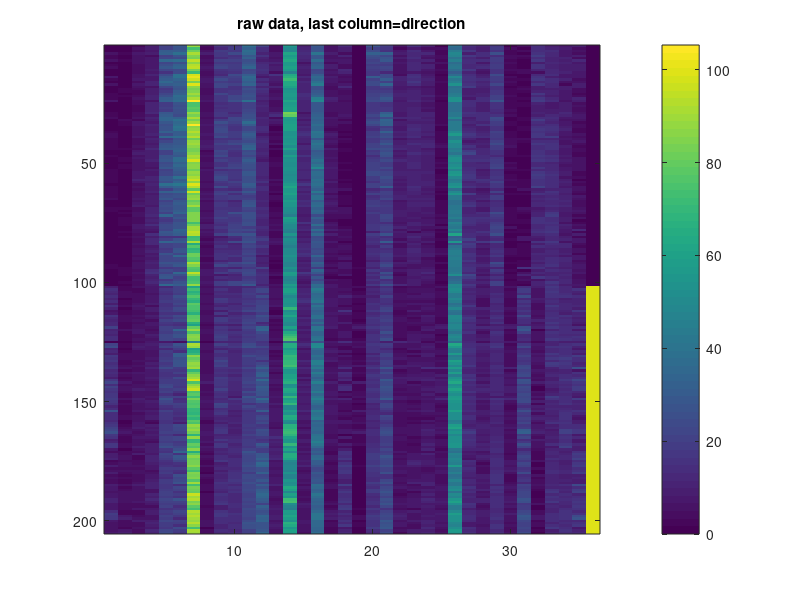

Recreate this plot in MATLAB.
%% real neurons
% This is a dataset from a monkey moving in a real experiment done to test
% decoding. Thanks to Lee  Miller and Jim Rebesco
close;
clear all;
load datasetReal;

%%
imagesc([X y*100]);
colorbar
title('raw data, last column=direction')

%% sort L and R
mnL = [];
stdL = [];
mnR = [];
stdR = [];
pNgL = [];
pNgR = [];

for i = 1:size(X, 2)
    mnT = mean(X(:,i));
    stdT = std(X(:,i));
    pNgT = exp(-(X(:,i)-mnT).^2/(2*stdT^2));
    if(y(i) == 0)
        pNgL = [pNgL pNgT];
    else
        pNgR = [pNgR pNgT];
    end
end